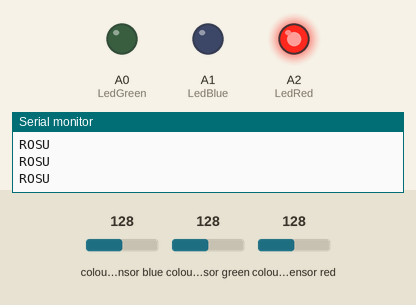
Simulated run of this sketch. Board: Arduino Uno, built with avr-gcc and run on an emulated ATmega328P. On the bench: output pins drawn as LEDs (lit = HIGH), the last lines printed to the serial monitor. Wiring (inferred from the names in the program): TCS3200 colour sensor: output pin 8; S2 pin 6; S3 pin 7; S0 pin 4; S1 pin 5. The test bench sets the inputs (shaded band); at power-on: colour sensor red 128, colour sensor blue 128, colour sensor green 128. Pins used as bus, display or sensor lines are not drawn.

Above: at 1.2 s.
1.3 s: colour sensor red set to 39
2.8 s: colour sensor red set to 32
At 4.0 s:
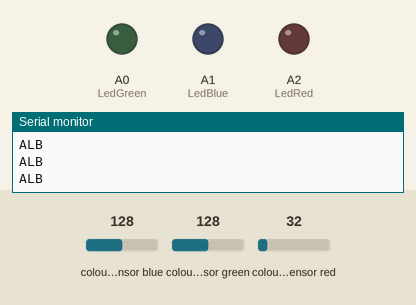
4.3 s: colour sensor blue set to 77
At 5.2 s:
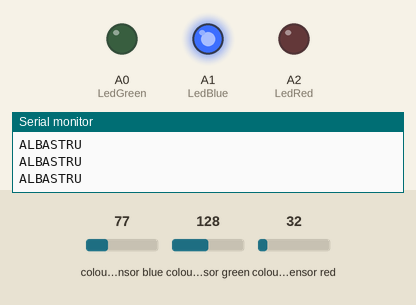
5.8 s: colour sensor blue set to 5
At 6.4 s:
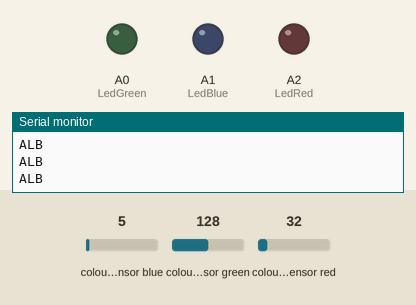
7.3 s: colour sensor blue set to 64
At 8.7 s:
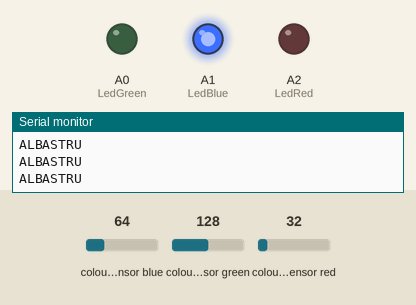
Timing chart, 0 to 9.8 s (numbered marks = the images above; inputs shaded):
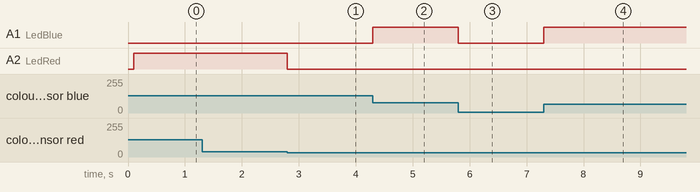

Measured:
- the behaviour switches between 37 and 36 on colour sensor red (found by bisection; images 0 and 1)
- after the input at 2.8 s, A2 (LedRed): HIGH → LOW at once
- after the input at 4.3 s, A1 (LedBlue): LOW → HIGH at once
- after the input at 5.8 s, A1 (LedBlue): HIGH → LOW at once
- after the input at 7.3 s, A1 (LedBlue): LOW → HIGH at once

The sketch:

color_final.ino
```cpp
#include <SoftwareSerial.h>
#include <TimerOne.h>

#define S0 4
#define S1 5
#define S2 6
#define S3 7
#define sensorOut 8

#define LedRed    A2
#define LedGreen  A0
#define LedBlue   A1

#define BT_RX_PIN 0
#define BT_TX_PIN 1

SoftwareSerial BTSerial(BT_RX_PIN, BT_TX_PIN);

volatile int x=false;
int frequency=0;
int redfrequency = 0;
int greenfrequency = 0;
int bluefrequency = 0;

void setup() {
  pinMode(S0, OUTPUT);
  pinMode(S1, OUTPUT);
  pinMode(S2, OUTPUT);
  pinMode(S3, OUTPUT);
  pinMode(sensorOut, INPUT);

  pinMode(LedRed, OUTPUT);
  pinMode(LedGreen, OUTPUT);
  pinMode(LedBlue, OUTPUT);


  digitalWrite(S0,HIGH);
  digitalWrite(S1,LOW);

  Serial.begin(9600);

  Timer1.initialize(100000); // set a timer of length 100000 microseconds (or 100 ms)
  Timer1.attachInterrupt(callback); // attach the service routine here
}

void callback() {
 x=true;
}

void loop() {
  if(x)
  {
    x=false;
     // Setting red filtered photodiodes to be read
  digitalWrite(S2,LOW);
  digitalWrite(S3,LOW);
  // Reading the output frequency
  redfrequency = pulseIn(sensorOut, LOW);

  // Setting Green filtered photodiodes to be read
  digitalWrite(S2,HIGH);
  digitalWrite(S3,HIGH);
  // Reading the output frequency
  greenfrequency = pulseIn(sensorOut, LOW);

  // Setting Blue filtered photodiodes to be read
  digitalWrite(S2,LOW);
  digitalWrite(S3,HIGH);
  // Reading the output frequency
  bluefrequency = pulseIn(sensorOut, LOW);

  if (redfrequency>25 && redfrequency< 100)
  {
    Serial.println("ROSU");
    digitalWrite(LedRed, HIGH);
    digitalWrite(LedBlue, LOW);
    digitalWrite(LedGreen, LOW);
  }
  else if (bluefrequency>44 && bluefrequency< 150)
  {
    Serial.println("ALBASTRU");
    digitalWrite(LedBlue, HIGH);
    digitalWrite(LedGreen, LOW);
    digitalWrite(LedRed, LOW);
  }
  else if (greenfrequency>50 && greenfrequency< 180)
  {
    Serial.println("VERDE");
    digitalWrite(LedGreen, HIGH);
    digitalWrite(LedBlue, LOW);
    digitalWrite(LedRed, LOW);
  }
  else if (bluefrequency> 80 && redfrequency>150 && greenfrequency>185)
  {
    Serial.println("NEGRU");
    digitalWrite(LedBlue, LOW);
    digitalWrite(LedGreen, LOW);
    digitalWrite(LedRed, LOW);
  }
  else if (bluefrequency> 4 && redfrequency>13 && greenfrequency>15)
  {
    Serial.println("ALB");
    digitalWrite(LedBlue, LOW);
    digitalWrite(LedGreen, LOW);
    digitalWrite(LedRed, LOW);
  }
  else
  {
    Serial.println("NO COLOUR DETECTION");
    digitalWrite(LedBlue, LOW);
    digitalWrite(LedGreen, LOW);
    digitalWrite(LedRed, LOW);
  }
  }
}
```
